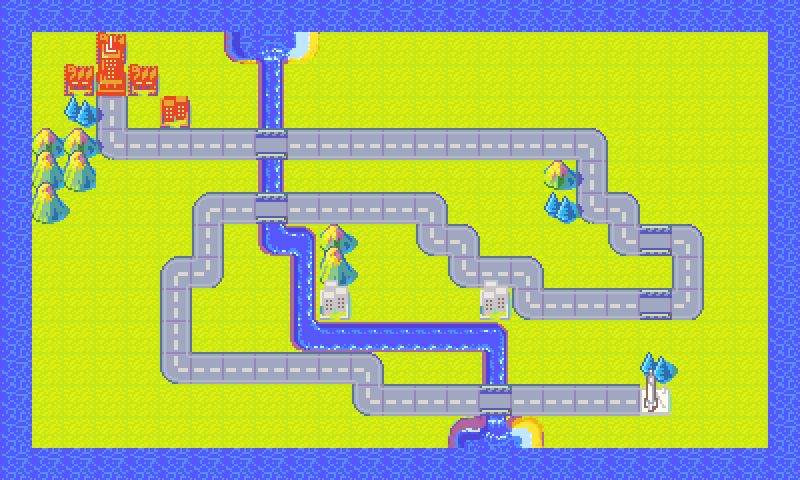

A level layout from a 2D game, rendered from its tile map. Below: a short description, then the map file with tile-grid data replaced by summaries:
An orthogonal 25x15 tile map with 32x32 px tiles, 5 tile layers (Path, Start, End, TowerSpots, ...).

<map version="1.0" orientation="orthogonal" renderorder="right-down" width="25" height="15" tilewidth="32" tileheight="32" nextobjectid="1">
 <tileset firstgid="1" name="advancewar" tilewidth="32" tileheight="32">
  <image source="advancewarstiles.png" width="960" height="640" />
 </tileset>
 <layer name="Path" width="25" height="15">
  <data>[375 cells, 64 non-empty, 8 distinct tile ids]</data>
 </layer>
 <layer name="Start" width="25" height="15">
  <data>[375 cells, 1 non-empty, 1 distinct tile ids]</data>
 </layer>
 <layer name="End" width="25" height="15">
  <data>[375 cells, 1 non-empty, 1 distinct tile ids]</data>
 </layer>
 <layer name="TowerSpots" width="25" height="15">
  <data>[375 cells, 194 non-empty, 2 distinct tile ids]</data>
 </layer>
 <layer name="Graphical" width="25" height="15">
  <data>[375 cells, 351 non-empty, 45 distinct tile ids]</data>
 </layer>
</map>